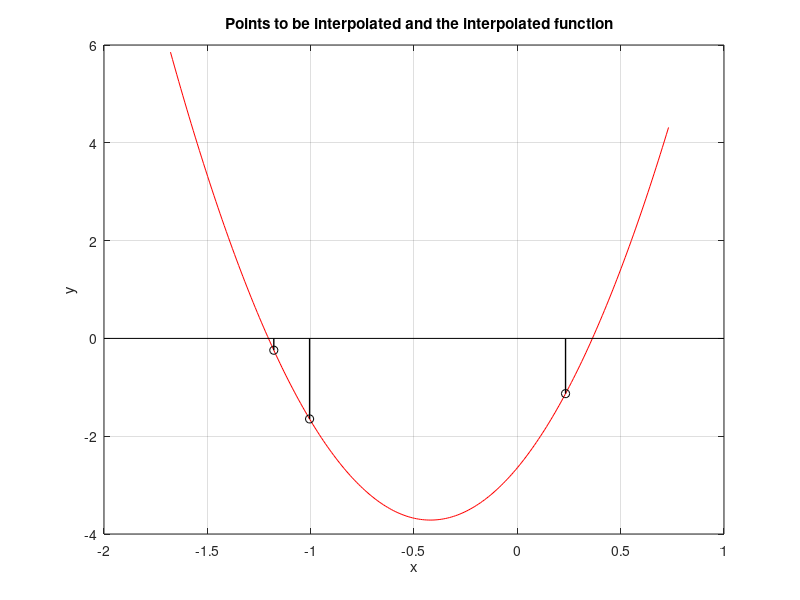

Source code (MATLAB):
function lagrange_test
% Function to test the routine lagrange_new 

xk = [0,3,5,7.5,10];    % Support points to be interpolated
yk = [1,5,3.2,-2.5,2];  % The values at the points xk
x = 0:0.2:10;           % The interpolation points

N=3;
xk = (randn(1,N) ); xk = sort(xk)
yk = (randn(1,N) ) %yk = sort(yk)
x = xk(1)-0.5: 1/100: xk(N)+0.5;

% ------ Interpolation with lagrange_new routine
[y,L] = lagrange_new(xk, yk, x);

[x' y' L]

close all;
figure(1);    clf; 
plot(x,y,'r');      hold on;
stem(xk,yk,'k-','LineWidth',1);    grid on;
title('   Points to be interpolated and the interpolated function');
xlabel('x');     ylabel('y');

% figure(2);    clf;
% plot(x,L,'k-','LineWidth',1);      grid on;
% title(' The functions l_k(x)');    hold on;
% 
% La = axis; 
% for n = 1:length(xk)
%    plot([xk(n), xk(n)], [La(3),La(4)],'k--');
% end   
% plot([La(1), La(2)], [1,1],'k--');

%################
function [y,L] = lagrange_new(xk,yk,x)
% From MATLAB Central by Qazi Ejaz
% https://de.mathworks.com/matlabcentral/fileexchange/45855-lagrange-interpolation?s_tid=srchtitle
% function yi = lagrange(x,y,xi)
% if nargin < 3
%     x=input('x=');
%     y=input('y=');
%     xi=input('xi=');
% end
% n = length(x);
% ni = length(xi);
% L = ones(ni,n);
% for j = 1:n
%     for i = 1:n
%         if (i ~= j)
%             L(:,j) = L(:,j).*(xi' - x(i))/(x(j)-x(i));
%         end
%     end
% end
% yi = y*L';
%                 

nk = length(xk);
nx = length(x);
L = ones(nx,nk);
for j = 1:nk
    for i = 1:nk
        if (i ~= j)
           L(:,j) = L(:,j).*(x' - xk(i))/(xk(j)-xk(i));
        end
    end
end
y = yk*L';

%------------------------------------------------------------------------------
% https://fr.mathworks.com/matlabcentral/fileexchange/899-lagrange-polynomial-interpolation?s_tid=srchtitle
% 
%function y=lagrange(x,pointx,pointy)
%
%LAGRANGE   approx a point-defined function using the Lagrange polynomial interpolation
%
%      LAGRANGE(X,POINTX,POINTY) approx the function definited by the points:
%      P1=(POINTX(1),POINTY(1)), P2=(POINTX(2),POINTY(2)), ..., PN(POINTX(N),POINTY(N))
%      and calculate it in each elements of X
%
%      If POINTX and POINTY have different number of elements the function will return the NaN value
%
%      function wrote by: Carlo Castoldi carlo.castoldi(at)gmail.com
%      7-oct-2001
%
% n=size(pointx,2);
% L=ones(n,size(x,2));
% if (size(pointx,2)~=size(pointy,2))
%    fprintf(1,'\nERROR!\nPOINTX and POINTY must have the same number of elements\n');
%    y=NaN;
% else
%    for i=1:n
%       for j=1:n
%          if (i~=j)
%             L(i,:)=L(i,:).*(x-pointx(j))/(pointx(i)-pointx(j));
%          end
%       end
%    end
%    y=0;
%    for i=1:n
%       y=y+pointy(i)*L(i,:);
%    end
% end
%------------------------------------------------------------------------------
% 
% clc
% clear
% x=input('Enter the values of independent variable x in an array: \n');
% %x= [6.54 6.58 6.59 6.61 6.64];
% % Write the values of independent variable x.
% y=input('Enter the values of dependent variable y in an array: \n');
% %y =[2.8156 2.8182 2.8189 2.8202 2.8222]; 
% % Write the values of dependent variable y.
% xf=input('Enter the value of x where we want to find the value of f(x): ');
% n=length(x); % Number of terms of X or Y
% L=zeros(1,n);
% % For Lagrange's function.
% %Formula: f(x)?[(x-x2)(x-x3)...(x-xn)]/[(x1-x2)(x1-x3)...(x1-xn)]*y1
% % +[(x-x1)(x-x3)...(x-xn)]/[(x2-x1)(x2-x3)...(x2-xn)]*y2
% %+.....+[(x-x1)(x-x2)...(x-x(n-1))]/[(xn-x1)(xn-x2)...(xn-x(n-1))]*yn
% p=1;q=1;
% for r=1:n %Finding Lagrangian coefficients.
%     for k=1:n
%        if r~=k
%         p= p*(xf-x(k));
%         q=q*(x(r)-x(k));        
%        end      
%     end
%      L(1,r)=p/q*y(r);
%      p=1;q=1;
% end
% sol=0;
% for r=1:n %Finding final result.
%    sol=sol+L(1,r); 
% end
% fprintf('The required value is f(%1.2f)= %2.4f',xf,sol);
%------------------------------------------------------------------------------
